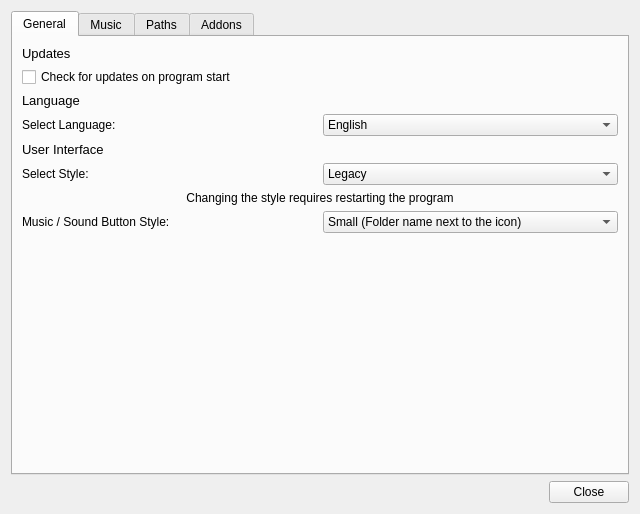
<?xml version="1.0" encoding="UTF-8"?>
<ui version="4.0">
 <class>OptionsDialog</class>
 <widget class="QDialog" name="OptionsDialog">
  <property name="geometry">
   <rect>
    <x>0</x>
    <y>0</y>
    <width>640</width>
    <height>510</height>
   </rect>
  </property>
  <property name="windowTitle">
   <string>Options</string>
  </property>
  <property name="windowIcon">
   <iconset resource="resources.qrc">
    <normaloff>:/resources/icon256.png</normaloff>:/resources/icon256.png</iconset>
  </property>
  <layout class="QVBoxLayout" name="verticalLayout">
   <item alignment="Qt::AlignTop">
    <widget class="QTabWidget" name="tabWidget">
     <property name="currentIndex">
      <number>0</number>
     </property>
     <widget class="QWidget" name="tabUpdates">
      <attribute name="title">
       <string>General</string>
      </attribute>
      <layout class="QVBoxLayout" name="verticalLayout_3">
       <item>
        <widget class="QLabel" name="label_8">
         <property name="font">
          <font>
           <pointsize>10</pointsize>
           <weight>50</weight>
           <bold>false</bold>
          </font>
         </property>
         <property name="text">
          <string>Updates</string>
         </property>
        </widget>
       </item>
       <item>
        <widget class="QCheckBox" name="checkForUpdatesOnProgramStart">
         <property name="text">
          <string>Check for updates on program start</string>
         </property>
        </widget>
       </item>
       <item>
        <widget class="QLabel" name="label_17">
         <property name="font">
          <font>
           <pointsize>10</pointsize>
          </font>
         </property>
         <property name="text">
          <string>Language</string>
         </property>
        </widget>
       </item>
       <item>
        <layout class="QHBoxLayout" name="horizontalLayout_10">
         <item>
          <widget class="QLabel" name="label_18">
           <property name="text">
            <string>Select Language:</string>
           </property>
          </widget>
         </item>
         <item>
          <widget class="QComboBox" name="languageComboBox">
           <item>
            <property name="text">
             <string>English</string>
            </property>
           </item>
           <item>
            <property name="text">
             <string>Deutsch</string>
            </property>
           </item>
          </widget>
         </item>
        </layout>
       </item>
       <item>
        <widget class="QLabel" name="label_9">
         <property name="font">
          <font>
           <pointsize>10</pointsize>
           <weight>50</weight>
           <bold>false</bold>
          </font>
         </property>
         <property name="text">
          <string>User Interface</string>
         </property>
        </widget>
       </item>
       <item>
        <layout class="QHBoxLayout" name="horizontalLayout_8">
         <item>
          <widget class="QLabel" name="label_10">
           <property name="text">
            <string>Select Style:</string>
           </property>
          </widget>
         </item>
         <item>
          <widget class="QComboBox" name="styleComboBox">
           <item>
            <property name="text">
             <string>Legacy</string>
            </property>
           </item>
          </widget>
         </item>
        </layout>
       </item>
       <item>
        <widget class="QLabel" name="label_11">
         <property name="font">
          <font>
           <weight>50</weight>
           <bold>false</bold>
          </font>
         </property>
         <property name="text">
          <string>Changing the style requires restarting the program</string>
         </property>
         <property name="scaledContents">
          <bool>false</bool>
         </property>
         <property name="alignment">
          <set>Qt::AlignCenter</set>
         </property>
         <property name="wordWrap">
          <bool>false</bool>
         </property>
         <property name="openExternalLinks">
          <bool>false</bool>
         </property>
        </widget>
       </item>
       <item>
        <layout class="QHBoxLayout" name="horizontalLayout_9">
         <item>
          <widget class="QLabel" name="label_12">
           <property name="text">
            <string>Music / Sound Button Style:</string>
           </property>
          </widget>
         </item>
         <item>
          <widget class="QComboBox" name="buttonStyleComboBox">
           <item>
            <property name="text">
             <string>Small (Folder name next to the icon)</string>
            </property>
           </item>
           <item>
            <property name="text">
             <string>Large (Folder name on the icon)</string>
            </property>
           </item>
          </widget>
         </item>
        </layout>
       </item>
       <item>
        <spacer name="verticalSpacer_2">
         <property name="orientation">
          <enum>Qt::Vertical</enum>
         </property>
         <property name="sizeHint" stdset="0">
          <size>
           <width>20</width>
           <height>40</height>
          </size>
         </property>
        </spacer>
       </item>
      </layout>
     </widget>
     <widget class="QWidget" name="tab">
      <attribute name="title">
       <string>Music</string>
      </attribute>
      <layout class="QVBoxLayout" name="verticalLayout_6">
       <item>
        <widget class="QLabel" name="label_13">
         <property name="sizePolicy">
          <sizepolicy hsizetype="Preferred" vsizetype="Maximum">
           <horstretch>0</horstretch>
           <verstretch>0</verstretch>
          </sizepolicy>
         </property>
         <property name="font">
          <font>
           <pointsize>10</pointsize>
          </font>
         </property>
         <property name="text">
          <string>Options</string>
         </property>
        </widget>
       </item>
       <item>
        <widget class="QCheckBox" name="musicTrackListCheckBox">
         <property name="sizePolicy">
          <sizepolicy hsizetype="Minimum" vsizetype="Maximum">
           <horstretch>0</horstretch>
           <verstretch>0</verstretch>
          </sizepolicy>
         </property>
         <property name="text">
          <string>Display music track list when playing</string>
         </property>
        </widget>
       </item>
       <item>
        <widget class="QLabel" name="label_14">
         <property name="sizePolicy">
          <sizepolicy hsizetype="Preferred" vsizetype="Maximum">
           <horstretch>0</horstretch>
           <verstretch>0</verstretch>
          </sizepolicy>
         </property>
         <property name="font">
          <font>
           <pointsize>10</pointsize>
          </font>
         </property>
         <property name="text">
          <string>Groups</string>
         </property>
        </widget>
       </item>
       <item>
        <layout class="QFormLayout" name="formLayout">
         <item row="0" column="0">
          <widget class="QLabel" name="label_15">
           <property name="text">
            <string>Music Folder:</string>
           </property>
          </widget>
         </item>
         <item row="0" column="1">
          <widget class="QComboBox" name="groupsMusicFolderComboBox"/>
         </item>
         <item row="1" column="0">
          <widget class="QLabel" name="label_16">
           <property name="text">
            <string>Groups:</string>
           </property>
          </widget>
         </item>
         <item row="1" column="1">
          <widget class="QComboBox" name="groupsComboBox"/>
         </item>
         <item row="2" column="0">
          <widget class="QPushButton" name="addGroupButton">
           <property name="sizePolicy">
            <sizepolicy hsizetype="Expanding" vsizetype="Fixed">
             <horstretch>0</horstretch>
             <verstretch>0</verstretch>
            </sizepolicy>
           </property>
           <property name="text">
            <string>Add Group</string>
           </property>
          </widget>
         </item>
         <item row="2" column="1">
          <widget class="QLineEdit" name="groupsNameLine">
           <property name="placeholderText">
            <string>Group Name Here</string>
           </property>
          </widget>
         </item>
         <item row="4" column="1">
          <widget class="QTextEdit" name="groupsFoldersEdit">
           <property name="sizePolicy">
            <sizepolicy hsizetype="Minimum" vsizetype="Minimum">
             <horstretch>0</horstretch>
             <verstretch>0</verstretch>
            </sizepolicy>
           </property>
           <property name="toolTip">
            <string>Seperate folder names with &quot;,&quot;</string>
           </property>
           <property name="placeholderText">
            <string>Subfolders in this Group. Write folder names in here. Seperate them with a &quot;,&quot;</string>
           </property>
          </widget>
         </item>
         <item row="4" column="0">
          <widget class="QPushButton" name="groupsSaveFolders">
           <property name="sizePolicy">
            <sizepolicy hsizetype="Expanding" vsizetype="Fixed">
             <horstretch>0</horstretch>
             <verstretch>0</verstretch>
            </sizepolicy>
           </property>
           <property name="text">
            <string>Save Folders</string>
           </property>
          </widget>
         </item>
         <item row="3" column="0">
          <widget class="QPushButton" name="removeGroupButton">
           <property name="text">
            <string>Remove Group</string>
           </property>
          </widget>
         </item>
         <item row="5" column="1">
          <widget class="QPushButton" name="groupsSelectFoldersButton">
           <property name="text">
            <string>Select folder(s) to add</string>
           </property>
          </widget>
         </item>
        </layout>
       </item>
      </layout>
     </widget>
     <widget class="QWidget" name="tabPaths">
      <attribute name="title">
       <string>Paths</string>
      </attribute>
      <layout class="QVBoxLayout" name="verticalLayout_2">
       <item>
        <widget class="QLabel" name="label">
         <property name="text">
          <string>Music</string>
         </property>
        </widget>
       </item>
       <item>
        <layout class="QHBoxLayout" name="horizontalLayout_2">
         <item>
          <widget class="QLineEdit" name="musicPath">
           <property name="readOnly">
            <bool>true</bool>
           </property>
           <property name="clearButtonEnabled">
            <bool>false</bool>
           </property>
          </widget>
         </item>
         <item>
          <widget class="QToolButton" name="setMusicPath">
           <property name="text">
            <string notr="true">...</string>
           </property>
          </widget>
         </item>
        </layout>
       </item>
       <item>
        <widget class="QLabel" name="label_2">
         <property name="text">
          <string>Sound</string>
         </property>
        </widget>
       </item>
       <item>
        <layout class="QHBoxLayout" name="horizontalLayout_3">
         <item>
          <widget class="QLineEdit" name="soundPath">
           <property name="readOnly">
            <bool>true</bool>
           </property>
           <property name="clearButtonEnabled">
            <bool>false</bool>
           </property>
          </widget>
         </item>
         <item>
          <widget class="QToolButton" name="setSoundPath">
           <property name="text">
            <string notr="true">...</string>
           </property>
          </widget>
         </item>
        </layout>
       </item>
       <item>
        <widget class="QLabel" name="label_3">
         <property name="text">
          <string>Resources</string>
         </property>
        </widget>
       </item>
       <item>
        <layout class="QHBoxLayout" name="horizontalLayout_4">
         <item>
          <widget class="QLineEdit" name="resourcesPath">
           <property name="readOnly">
            <bool>true</bool>
           </property>
           <property name="clearButtonEnabled">
            <bool>false</bool>
           </property>
          </widget>
         </item>
         <item>
          <widget class="QToolButton" name="setResourcesPath">
           <property name="text">
            <string notr="true">...</string>
           </property>
          </widget>
         </item>
        </layout>
       </item>
       <item>
        <widget class="QLabel" name="label_5">
         <property name="text">
          <string>Maps</string>
         </property>
        </widget>
       </item>
       <item>
        <layout class="QHBoxLayout" name="horizontalLayout_5">
         <item>
          <widget class="QLineEdit" name="mapsPath">
           <property name="readOnly">
            <bool>true</bool>
           </property>
           <property name="clearButtonEnabled">
            <bool>false</bool>
           </property>
          </widget>
         </item>
         <item>
          <widget class="QToolButton" name="setMapsPath">
           <property name="text">
            <string notr="true">...</string>
           </property>
          </widget>
         </item>
        </layout>
       </item>
       <item>
        <widget class="QLabel" name="label_4">
         <property name="text">
          <string>Characters</string>
         </property>
        </widget>
       </item>
       <item>
        <layout class="QHBoxLayout" name="horizontalLayout_6">
         <item>
          <widget class="QLineEdit" name="charactersPath">
           <property name="readOnly">
            <bool>true</bool>
           </property>
           <property name="clearButtonEnabled">
            <bool>false</bool>
           </property>
          </widget>
         </item>
         <item>
          <widget class="QToolButton" name="setCharactersPath">
           <property name="text">
            <string notr="true">...</string>
           </property>
          </widget>
         </item>
        </layout>
       </item>
       <item>
        <widget class="QLabel" name="label_20">
         <property name="text">
          <string>Notes</string>
         </property>
        </widget>
       </item>
       <item>
        <layout class="QHBoxLayout" name="horizontalLayout_12">
         <item>
          <widget class="QLineEdit" name="notesPath">
           <property name="readOnly">
            <bool>true</bool>
           </property>
          </widget>
         </item>
         <item>
          <widget class="QToolButton" name="setNotesPath">
           <property name="text">
            <string>...</string>
           </property>
          </widget>
         </item>
        </layout>
       </item>
       <item>
        <spacer name="verticalSpacer">
         <property name="orientation">
          <enum>Qt::Vertical</enum>
         </property>
         <property name="sizeHint" stdset="0">
          <size>
           <width>20</width>
           <height>40</height>
          </size>
         </property>
        </spacer>
       </item>
      </layout>
     </widget>
     <widget class="QWidget" name="tabAddons">
      <attribute name="title">
       <string>Addons</string>
      </attribute>
      <layout class="QVBoxLayout" name="verticalLayout_4">
       <item>
        <widget class="QLabel" name="label_7">
         <property name="text">
          <string>Use the checkbox to enable / disable the addon. Addons are enabled by default.</string>
         </property>
        </widget>
       </item>
       <item>
        <widget class="QLabel" name="label_6">
         <property name="text">
          <string>The following addons have been found:</string>
         </property>
        </widget>
       </item>
       <item>
        <widget class="QFrame" name="addonsFrame">
         <property name="minimumSize">
          <size>
           <width>0</width>
           <height>320</height>
          </size>
         </property>
         <property name="frameShape">
          <enum>QFrame::StyledPanel</enum>
         </property>
         <property name="frameShadow">
          <enum>QFrame::Raised</enum>
         </property>
         <layout class="QVBoxLayout" name="verticalLayout_5"/>
        </widget>
       </item>
       <item>
        <layout class="QHBoxLayout" name="horizontalLayout">
         <item>
          <widget class="QPushButton" name="selectAll">
           <property name="text">
            <string>Select All</string>
           </property>
          </widget>
         </item>
         <item>
          <widget class="QPushButton" name="deselectAll">
           <property name="text">
            <string>Deselect All</string>
           </property>
          </widget>
         </item>
         <item>
          <spacer name="horizontalSpacer">
           <property name="orientation">
            <enum>Qt::Horizontal</enum>
           </property>
           <property name="sizeHint" stdset="0">
            <size>
             <width>40</width>
             <height>20</height>
            </size>
           </property>
          </spacer>
         </item>
        </layout>
       </item>
       <item>
        <layout class="QHBoxLayout" name="horizontalLayout_11">
         <item>
          <widget class="QLabel" name="label_19">
           <property name="text">
            <string>To download and install addons use the Addon Manager (Requires Java)</string>
           </property>
          </widget>
         </item>
         <item>
          <widget class="QPushButton" name="addonManagerButton">
           <property name="text">
            <string>Open Addon Manager</string>
           </property>
          </widget>
         </item>
        </layout>
       </item>
      </layout>
     </widget>
    </widget>
   </item>
   <item>
    <layout class="QHBoxLayout" name="horizontalLayout_7">
     <item>
      <spacer name="horizontalSpacer_2">
       <property name="orientation">
        <enum>Qt::Horizontal</enum>
       </property>
       <property name="sizeHint" stdset="0">
        <size>
         <width>40</width>
         <height>20</height>
        </size>
       </property>
      </spacer>
     </item>
     <item>
      <widget class="QPushButton" name="closeButton">
       <property name="text">
        <string>Close</string>
       </property>
      </widget>
     </item>
    </layout>
   </item>
  </layout>
 </widget>
 <resources>
  <include location="resources.qrc"/>
 </resources>
 <connections/>
</ui>
